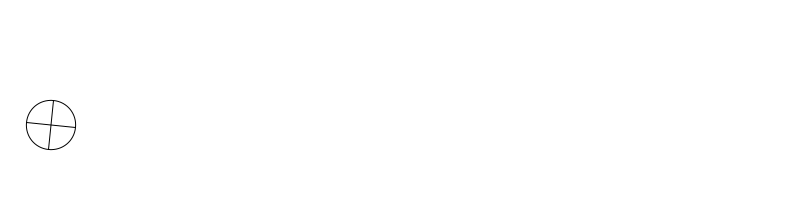
Frame 1 (no input)
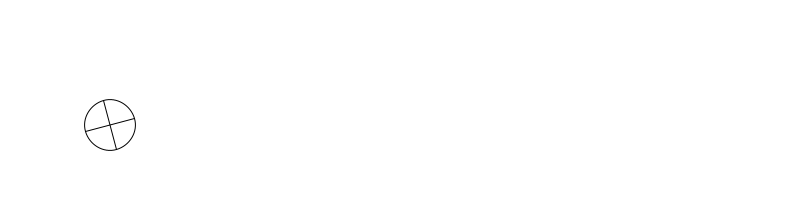
Frame 60 (the mouse pressed at the canvas centre just before this capture)
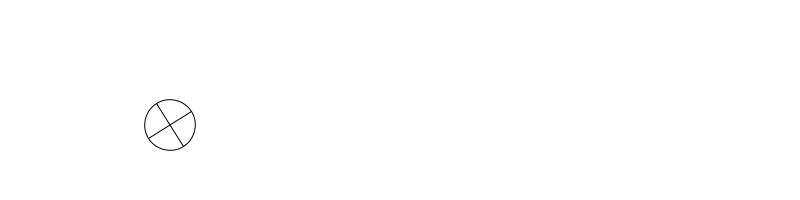
Frame 120 (the mouse held since frame 60 and released just before this capture)

The Processing sketch that drew these frames (run headless with seeded random() and noise(); from frame 60 on, the mouse is pressed at the canvas centre):

// Processing sketch: Uge36OPG
// ── Uge36OPG.pde
void setup(){
  size(800,200);
}

int r = 1;

void draw(){
  background(255);
  
  pushMatrix();
  translate(50+r,125);
  r++;
  rotate(frameCount/10.0);
  circle(0,0,50);
  line(-25,0,25,0);
  line(0,-25,0,25);
  
  popMatrix();
}
